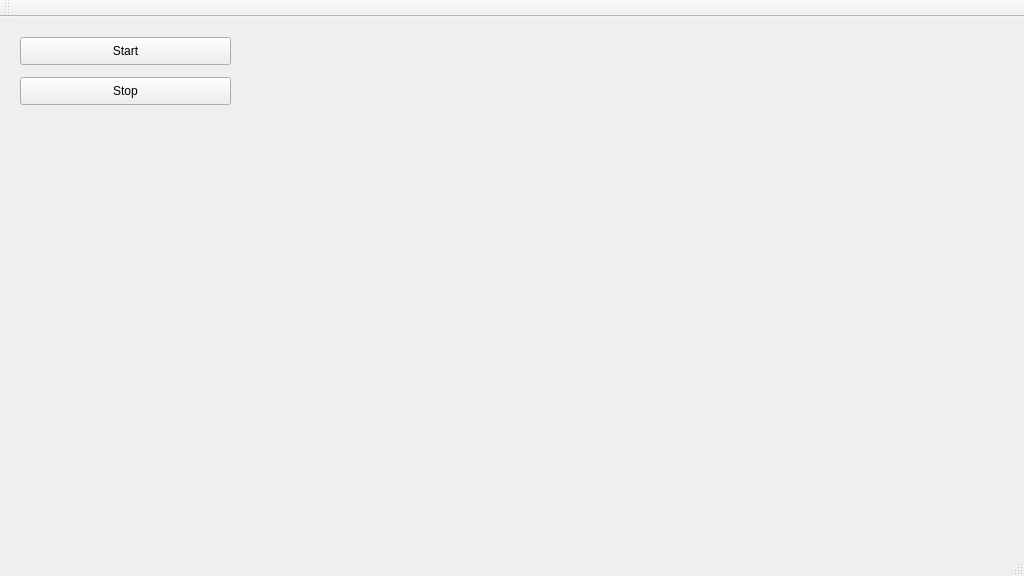
<?xml version="1.0" encoding="UTF-8"?>
<ui version="4.0">
 <class>BoxView</class>
 <widget class="QMainWindow" name="BoxView">
  <property name="geometry">
   <rect>
    <x>0</x>
    <y>0</y>
    <width>1024</width>
    <height>576</height>
   </rect>
  </property>
  <property name="windowTitle">
   <string>BoxView</string>
  </property>
  <widget class="QWidget" name="centralWidget">
   <widget class="QVTKWidget" name="qvtkWidget">
    <property name="geometry">
     <rect>
      <x>249</x>
      <y>19</y>
      <width>761</width>
      <height>411</height>
     </rect>
    </property>
   </widget>
   <widget class="QPushButton" name="startButton">
    <property name="geometry">
     <rect>
      <x>20</x>
      <y>20</y>
      <width>211</width>
      <height>28</height>
     </rect>
    </property>
    <property name="text">
     <string>Start</string>
    </property>
   </widget>
   <widget class="QPushButton" name="stopButton">
    <property name="geometry">
     <rect>
      <x>20</x>
      <y>60</y>
      <width>211</width>
      <height>28</height>
     </rect>
    </property>
    <property name="text">
     <string>Stop</string>
    </property>
   </widget>
  </widget>
  <widget class="QMenuBar" name="menuBar">
   <property name="geometry">
    <rect>
     <x>0</x>
     <y>0</y>
     <width>1024</width>
     <height>25</height>
    </rect>
   </property>
  </widget>
  <widget class="QToolBar" name="mainToolBar">
   <attribute name="toolBarArea">
    <enum>TopToolBarArea</enum>
   </attribute>
   <attribute name="toolBarBreak">
    <bool>false</bool>
   </attribute>
  </widget>
  <widget class="QStatusBar" name="statusBar"/>
 </widget>
 <layoutdefault spacing="6" margin="11"/>
 <customwidgets>
  <customwidget>
   <class>QVTKWidget</class>
   <extends>QWidget</extends>
   <header>QVTKWidget.h</header>
  </customwidget>
 </customwidgets>
 <resources/>
 <connections/>
</ui>
